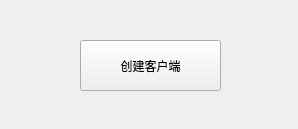
<?xml version="1.0" encoding="UTF-8"?>
<ui version="4.0">
 <class>DlgTcpClient</class>
 <widget class="QWidget" name="DlgTcpClient">
  <property name="geometry">
   <rect>
    <x>0</x>
    <y>0</y>
    <width>298</width>
    <height>129</height>
   </rect>
  </property>
  <property name="windowTitle">
   <string>DlgTcpClient</string>
  </property>
  <widget class="QPushButton" name="btnCreateClient">
   <property name="geometry">
    <rect>
     <x>80</x>
     <y>40</y>
     <width>141</width>
     <height>51</height>
    </rect>
   </property>
   <property name="text">
    <string>创建客户端</string>
   </property>
  </widget>
 </widget>
 <layoutdefault spacing="6" margin="11"/>
 <resources/>
 <connections/>
</ui>
